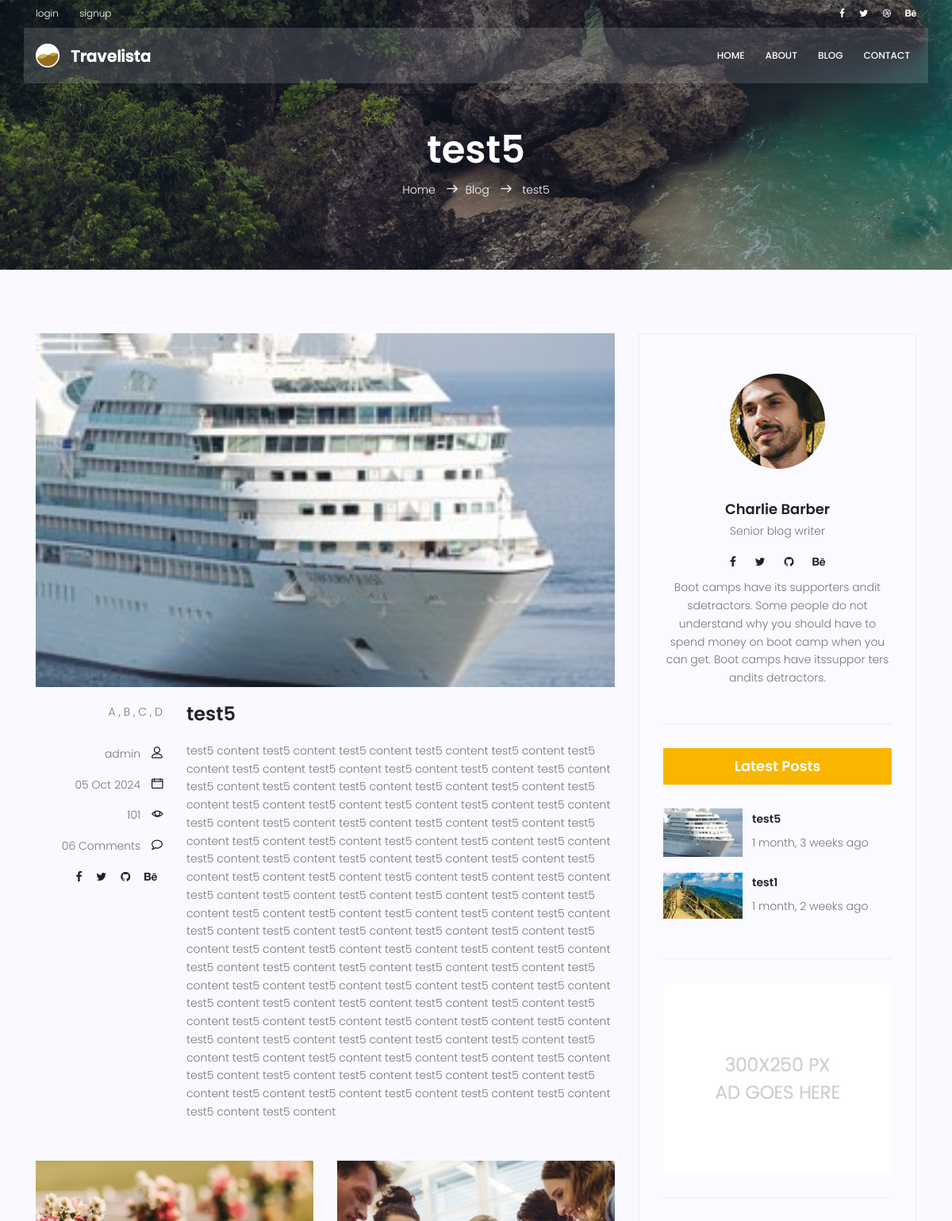
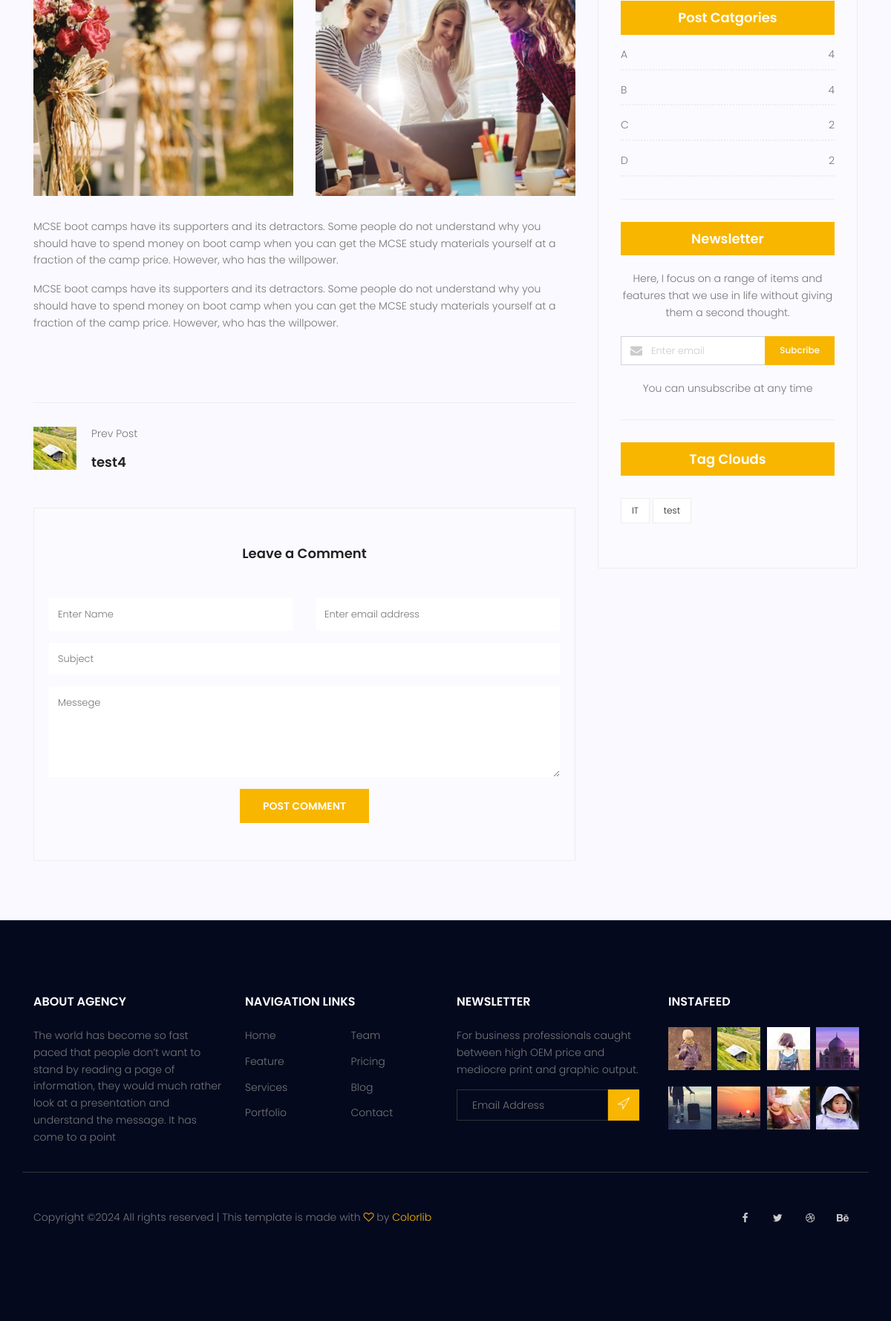
The app's page /blog/5 with its own data (2 pictures, top to bottom).
### blog/models.py (models this page shows, shortened)
class Post(models.Model):
    image = models.ImageField(upload_to = 'blog/', default = 'blog/default.jpg')
    author = models.ForeignKey(User,on_delete = models.SET_NULL,null = True)
    title = models.CharField(max_length=255)
    content = models.TextField()
    tags = TaggableManager()
    category = models.ManyToManyField(Category)
    counted_views = models.IntegerField(default=0)
    status = models.BooleanField(default=False)
    login_require = models.BooleanField(default=False)
    published_date = models.DateTimeField(null=True)
    created_date = models.DateTimeField(auto_now_add=True)
    updated_date = models.DateTimeField(auto_now=True)
    class Meta:
        ordering = ['id']

class Category(models.Model):
    name = models.CharField(max_length = 255)
    def __str__(self):
        return self.name

### blog/views.py (the view, shortened to what this page needs)
# urls.py: path('<int:pid>',blog_single_view,name='blog_single'),
def blog_single_view(request,pid):
    all_active_posts = Post.objects.filter(status = True, published_date__lte = timezone.now())
    l = len(all_active_posts)
    post_index = -1
    for i in range(l):
        if pid == all_active_posts[i].id:
            post_index = i
    if post_index < l-1 and post_index > 0:
        after = True
        pre = True
    elif post_index == l-1 and post_index > 0:
        after = False
        pre = True
    elif post_index == 0 and post_index < l-1:
        after = True
        pre = False
    else:
        after = False
        pre = False
    if after == True:
        post_after = all_active_posts[post_index + 1]
    else:
        post_after = None
    if pre == True:
        post_pre = all_active_posts[post_index - 1]
    else:
        post_pre = None
    post = get_object_or_404(Post,id = pid,status = True, published_date__lte = timezone.now())
    post.counted_views += 1
    post.save()
    form = CommentForm()
    comments = Comment.objects.filter(post = post.id, approved = True)
    context = {'post':post,'after':after,'pre':pre,'post_after':post_after,'post_pre':post_pre,
               'form':form,'comments':comments}
    if request.user.is_authenticated:
        return render(request,'blog/blog-single.html',context)
    else:
        if post.login_require == False:
            return render(request,'blog/blog-single.html',context)
        else:
            return redirect('/accounts/login/')

### mysite/templates/blog/blog-single.html (shortened to what this page needs)
	<!DOCTYPE html>
	{%extends 'base.html'%}
	{%load static%}
	{%load blog_tags%}
	{% load humanize %}
    {%block content%}
			<section class="relative about-banner">
				<div class="overlay overlay-bg"></div>
				<div class="container">
					<div class="row d-flex align-items-center justify-content-center">
						<div class="about-content col-lg-12">
							<h1 class="text-white">
								{{post.title}}
							</h1>
							<p class="text-white link-nav"><a href="{%url "website:index" %}">Home </a>  <span class="lnr lnr-arrow-right"></span><a href="{%url "blog:blog_home" %}">Blog </a> <span class="lnr lnr-arrow-right"></span> <a href="{%url "blog:blog_single" pid=post.id %}"> {{post.title}}</a></p>
						</div>
					</div>
				</div>
			</section>
			<section class="post-content-area single-post-area">
				<div class="container">
					<div class="row">
						<div class="col-lg-8 posts-list">
							<div class="single-post row">
								<div class="col-lg-12">
									<div class="feature-img">
										<img class="img-fluid" src={{post.image.url}} alt="">
									</div>
								</div>
								<div class="col-lg-3  col-md-3 meta-details">
									<ul class="tags">
										{% for cat in post.category.all %}
										{{cat.name}} {%if not forloop.last%} , {%endif%}
										{% endfor %}
									</ul>
									<div class="user-details row">
										<p class="user-name col-lg-12 col-md-12 col-6"><a href="#">{{post.author}}</a> <span class="lnr lnr-user"></span></p>
										<p class="date col-lg-12 col-md-12 col-6"><a href="#">{{post.published_date|date:'d M Y'}}</a> <span class="lnr lnr-calendar-full"></span></p>
										<p class="view col-lg-12 col-md-12 col-6"><a href="#">{{post.counted_views}}</a> <span class="lnr lnr-eye"></span></p>
										<p class="comments col-lg-12 col-md-12 col-6"><a href="#">06 Comments</a> <span class="lnr lnr-bubble"></span></p>
										<ul class="social-links col-lg-12 col-md-12 col-6">
											<li><a href="#"><i class="fa fa-facebook"></i></a></li>
											<li><a href="#"><i class="fa fa-twitter"></i></a></li>
											<li><a href="#"><i class="fa fa-github"></i></a></li>
											<li><a href="#"><i class="fa fa-behance"></i></a></li>
										</ul>
									</div>
								</div>
								<div class="col-lg-9 col-md-9">
									<h3 class="mt-20 mb-20">{{post.title}}</h3>
									<p class="excert">
										{{post.content|safe}}
									</p>
								</div>
								<div class="col-lg-12">
									<div class="row mt-30 mb-30">
										<div class="col-6">
											<img class="img-fluid" src="{%static "img/blog/post-img1.jpg" %}" alt="">
										</div>
										<div class="col-6">
											<img class="img-fluid" src="{%static "img/blog/post-img2.jpg" %}" alt="">
										</div>
										<div class="col-lg-12 mt-30">
											<p>
												MCSE boot camps have its supporters and its detractors. Some people do not understand why you should have to spend money on boot camp when you can get the MCSE study materials yourself at a fraction of the camp price. However, who has the willpower.
											</p>
											<p>
												MCSE boot camps have its supporters and its detractors. Some people do not understand why you should have to spend money on boot camp when you can get the MCSE study materials yourself at a fraction of the camp price. However, who has the willpower.
											</p>
										</div>
									</div>
								</div>
							</div>
							<div class="navigation-area">
								<div class="row">
									<div class="col-lg-6 col-md-6 col-12 nav-left flex-row d-flex justify-content-start align-items-center">
										{% if pre == True %}
										<div class="thumb">
											<a href="{% url "blog:blog_single" pid=post_pre.id %}"><img class="img-fluid" src={{post_pre.image.url}} alt=""></a>
										</div>
										<div class="arrow">
											<a href="{% url "blog:blog_single" pid=post_pre.id %}"></a>
										</div>
										<div class="detials">
											<p>Prev Post</p>
											<a href="{% url "blog:blog_single" pid=post_pre.id %}"><h4>{{post_pre.title}}</h4></a>
										</div>
										{% endif %}
									</div>
									<div class="col-lg-6 col-md-6 col-12 nav-right flex-row d-flex justify-content-end align-items-center">
									</div>
								</div>
							</div>
							<div class="comment-form">
								<h4>Leave a Comment</h4>
								<form action="{% url 'blog:blog_single' pid=post.id %}" method="POST">
									{% if request.user.is_authenticated %}
									<div class="form-group form-inline">
										<div class="form-group col-lg-6 col-md-12 name">
										  <input type="hidden" value={{request.user.username}} class="form-control" name="name" placeholder="Enter Name" onfocus="this.placeholder = ''" onblur="this.placeholder = 'Enter Name'">
										</div>
										<div class="form-group col-lg-6 col-md-12 email">
										  <input type="hidden" value={{request.user.email}} class="form-control" name="email" placeholder="Enter email address" onfocus="this.placeholder = ''" onblur="this.placeholder = 'Enter email address'">
										</div>
									</div>
									{% else %}
									<div class="form-group form-inline">
									  <div class="form-group col-lg-6 col-md-12 name">
									    <input type="text" class="form-control" name="name" placeholder="Enter Name" onfocus="this.placeholder = ''" onblur="this.placeholder = 'Enter Name'">
									  </div>
									  <div class="form-group col-lg-6 col-md-12 email">
									    <input type="email" class="form-control" name="email" placeholder="Enter email address" onfocus="this.placeholder = ''" onblur="this.placeholder = 'Enter email address'">
									  </div>
									</div>
									{% endif %}
									<div class="form-group">
										<input type="text" class="form-control" name="subject" placeholder="Subject" onfocus="this.placeholder = ''" onblur="this.placeholder = 'Subject'">
									</div>
									<div class="form-group">
										<textarea class="form-control mb-10" rows="5" name="message" placeholder="Messege" onfocus="this.placeholder = ''" onblur="this.placeholder = 'Messege'" required=""></textarea>
									</div>
									<button type='submit' class="primary-btn text-uppercase">Post Comment</button>
								</form>
							</div>
						</div>
						<div class="col-lg-4 sidebar-widgets">
							<div class="widget-wrap">
                                {%include 'blog/blog_writer.html'%}
								{% latestposts%}
								<div class="single-sidebar-widget ads-widget">
									<a href="#"><img class="img-fluid" src="{%static "img/blog/ads-banner.jpg" %}" alt=""></a>
								</div>
								{% postcategories %}
								<div class="single-sidebar-widget newsletter-widget">
									<h4 class="newsletter-title">Newsletter</h4>
									<p>
										Here, I focus on a range of items and features that we use in life without
										giving them a second thought.
									</p>
									<div class="form-group d-flex flex-row">
									   <div class="col-autos">
									      <div class="input-group">
									        <div class="input-group-prepend">
									          <div class="input-group-text"><i class="fa fa-envelope" aria-hidden="true"></i>
											</div>
									        </div>
									        <input type="text" class="form-control" id="inlineFormInputGroup" placeholder="Enter email" onfocus="this.placeholder = ''" onblur="this.placeholder = 'Enter email'" >
									      </div>
									    </div>
									    <a href="#" class="bbtns">Subcribe</a>
									</div>
									<p class="text-bottom">
										You can unsubscribe at any time
									</p>
								</div>
								{% tagclouds %}
							</div>
						</div>
					</div>
				</div>
			</section>
    {%endblock%}

### mysite/templates/blog/blog_latestposts.html (shortened to what this page needs)
{% load humanize %}
<div class="single-sidebar-widget popular-post-widget">
    <h4 class="popular-title">Latest Posts</h4>
    <div class="popular-post-list">
        {% for post in posts %}
        <div class="single-post-list d-flex flex-row align-items-center">
            <div class="thumb">
                <img class="img-fluid" src="{{post.image.url}}" alt="">
            </div>
            <div class="details">
                <a href="{% url "blog:blog_single" pid=post.id %}"><h6>{{post.title}}</h6></a>
                <p>{{post.published_date|naturaltime}}</p>
            </div>
        </div>
        {% endfor %}
    </div>
</div>

### mysite/templates/blog/blog_postcategories.html
<div class="single-sidebar-widget post-category-widget">
    <h4 class="category-title">Post Catgories</h4>
    <ul class="cat-list">
        {% for name,count in categories.items %}
        <li>
            <a href="{% url "blog:category" cat_name=name %}" class="d-flex justify-content-between">
                <p>{{name}}</p>
                <p>{{count}}</p>
            </a>
        </li>
        {% endfor %}
    </ul>
</div>

### mysite/templates/blog/blog-tag-clouds.html
<div class="single-sidebar-widget tag-cloud-widget">
    <h4 class="tagcloud-title">Tag Clouds</h4>
    <ul>
        {% for tag in tags %}
            <li><a href="{% url 'blog:tag' tag_name=tag.name %}">{{tag.name}}</a></li>
        {% endfor %}
    </ul>
</div>

### records on screen
Post: title "test5", image (placeholder picture), author "admin", published_date "05 Oct 2024", counted_views "101", content "test5 content test5 content test5 content test5 content test5 content test5 content test5 content test5 content test5 content test5 content test5 content test5 content test5 content test5 content test5 content test5 content test5 content test5 content test5 content test5 content test5 content test5 content test5 content test5 content test5 content test5 content test5 content test5 content test5 content test5 content test5 content test5 content test5 content test5 content test5 content test5 content test5 content test5 content test5 content test5 content test5 content test5 content test5 content test5 content test5 content test5 content test5 content test5 content test5 content test5 content…", published_date "1 month, 3 weeks ago"
Category: name "A", count "4"
Category: name "B", count "4"
Category: name "C", count "2"
Category: name "D", count "2"
Post: image (picture), title "test4"
Post: image (picture), title "test1", published_date "1 month, 2 weeks ago"
Tag: name "IT"
Tag: name "test"
